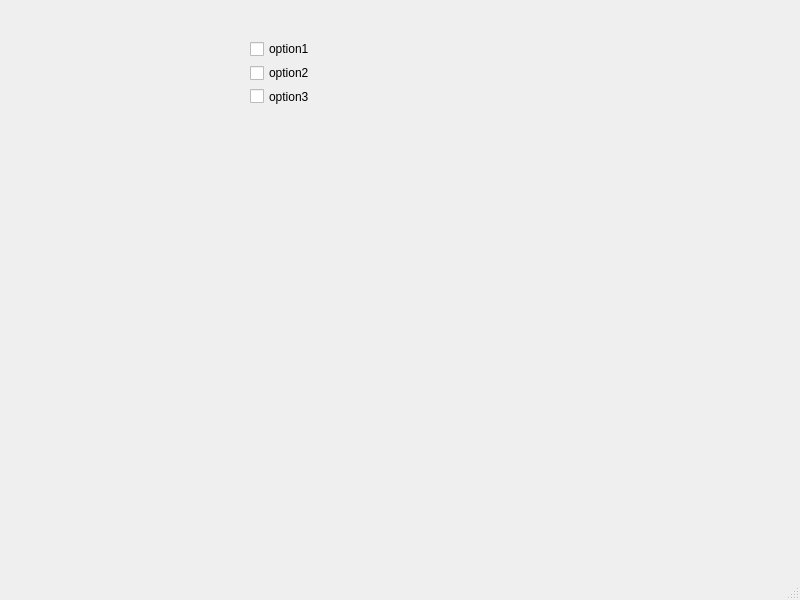
<?xml version="1.0" encoding="UTF-8"?>
<ui version="4.0">
 <class>MainWindow</class>
 <widget class="QMainWindow" name="MainWindow">
  <property name="geometry">
   <rect>
    <x>0</x>
    <y>0</y>
    <width>800</width>
    <height>600</height>
   </rect>
  </property>
  <property name="windowTitle">
   <string>MainWindow</string>
  </property>
  <widget class="QWidget" name="centralwidget">
   <widget class="QWidget" name="">
    <property name="geometry">
     <rect>
      <x>250</x>
      <y>40</y>
      <width>61</width>
      <height>65</height>
     </rect>
    </property>
    <layout class="QVBoxLayout" name="verticalLayout">
     <item>
      <widget class="QCheckBox" name="checkBox">
       <property name="text">
        <string>option1</string>
       </property>
      </widget>
     </item>
     <item>
      <widget class="QCheckBox" name="checkBox_2">
       <property name="text">
        <string>option2</string>
       </property>
      </widget>
     </item>
     <item>
      <widget class="QCheckBox" name="checkBox_3">
       <property name="text">
        <string>option3</string>
       </property>
      </widget>
     </item>
    </layout>
   </widget>
  </widget>
  <widget class="QMenuBar" name="menubar">
   <property name="geometry">
    <rect>
     <x>0</x>
     <y>0</y>
     <width>800</width>
     <height>21</height>
    </rect>
   </property>
  </widget>
  <widget class="QStatusBar" name="statusbar"/>
 </widget>
 <resources/>
 <connections/>
</ui>
